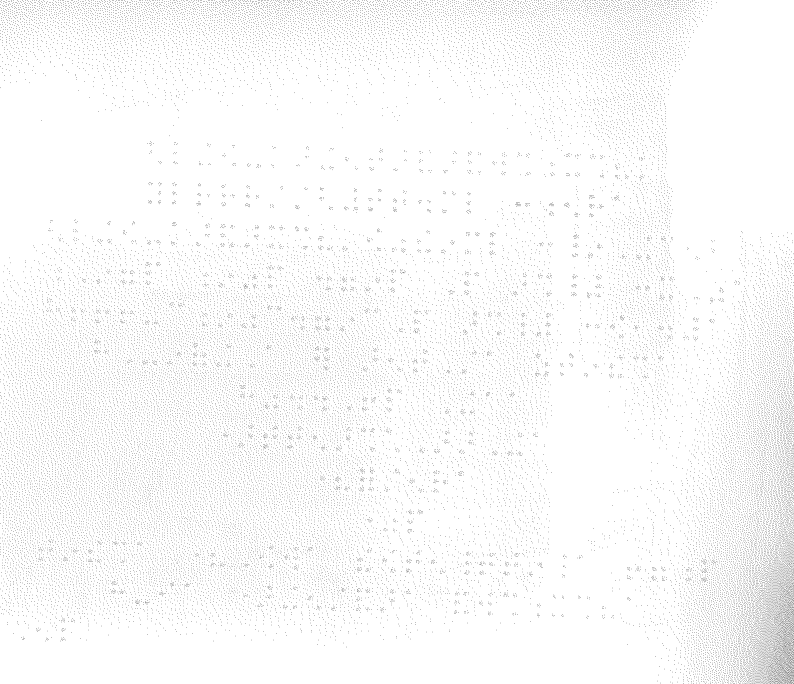
%> input picture Axel/Hough/braille2.png, 794 x 684 px
$ octave cercles2.m   (GNU Octave 9; MATLAB toolbox functions it lacks are replaced by stand-ins)
%> lines starting %> are read from the running program, lines starting %| are printed output that depends on the picture; in (x1, y1, x2, y2) boxes, pixels count from 0 and x2, y2 are one past the last pixel; in counts of white or black regions, pixels touching at a corner belong together; the program's own positions count from 1
clear all; close all; clc;

%%Récupération de l'image
I = im2double(imread('braille2.png'));
%> I: size 684x794x3 double; min 0.498, max 1, mean 0.979
I_rgb = rgb2gray(I);


%%Debruitage
filtre = fspecial('gaussian',[50,50],0.1);
I_filtre = (1-imfilter(I_rgb,filtre)).*255;
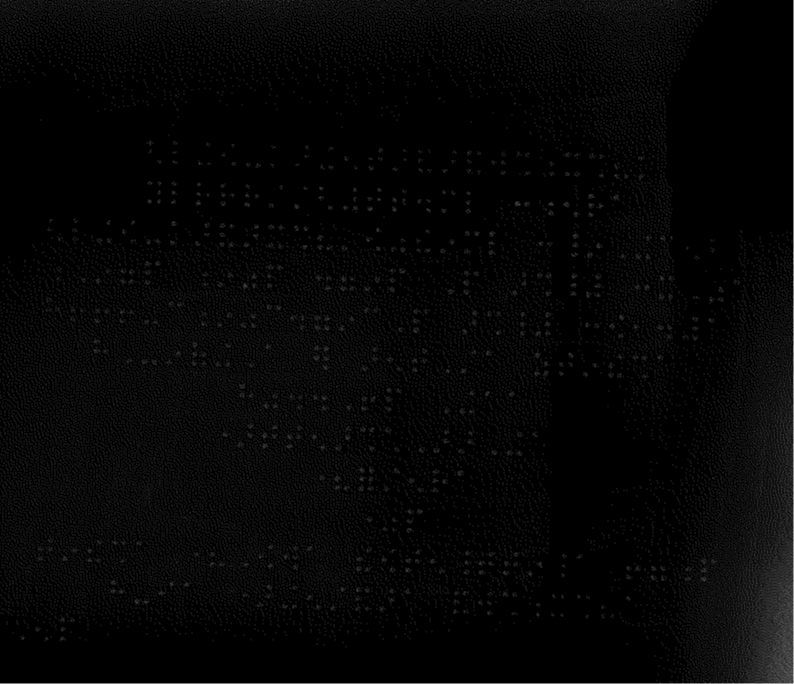
%> I_filtre: size 684x794 double; min 0, max 217, mean 5.8
%Seuillage
I_seuil1 = (I_filtre>17).*I_filtre;
I_seuil2 = (I_seuil1>18).*255;
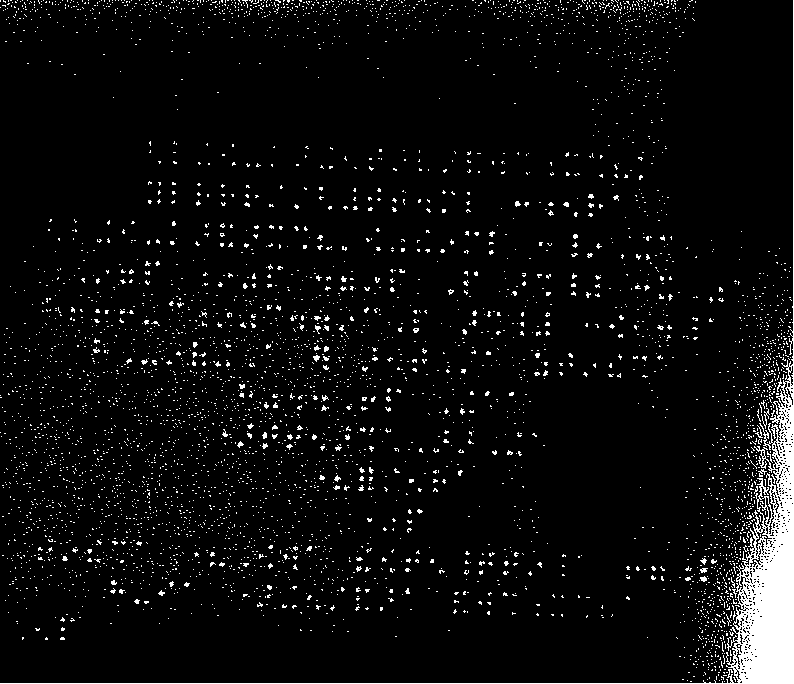
%> I_seuil2: size 684x794 double; 4.9% white; 4814 white regions (4759 under 20 px), largest, box (x1, y1, x2, y2) and area: (0, 0, 794, 684) 11884, (761, 408, 770, 429) 49, (758, 469, 767, 477) 30
%Morphologie mathématique
S = [0 0 0; 0 1 0; 0 1 0];
I_ouv1 = imopen(I_seuil2,S);
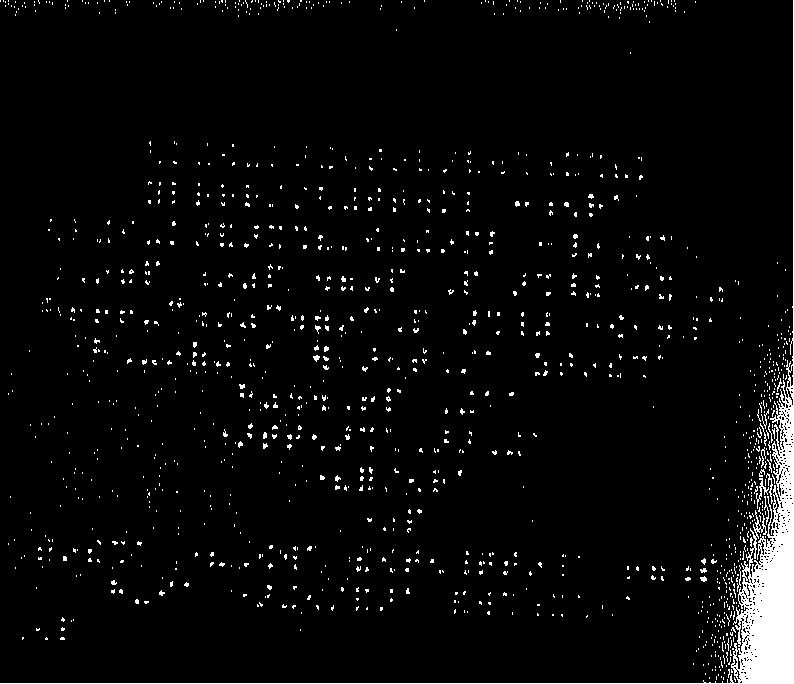
%> I_ouv1: size 684x794 double; 3.8% white; 1414 white regions (1372 under 20 px), largest, box (x1, y1, x2, y2) and area: (0, 0, 794, 684) 10933, (756, 478, 769, 509) 96, (766, 473, 773, 504) 62
S2 = [1,1];
I_ouv2 = imopen(I_ouv1,S2);
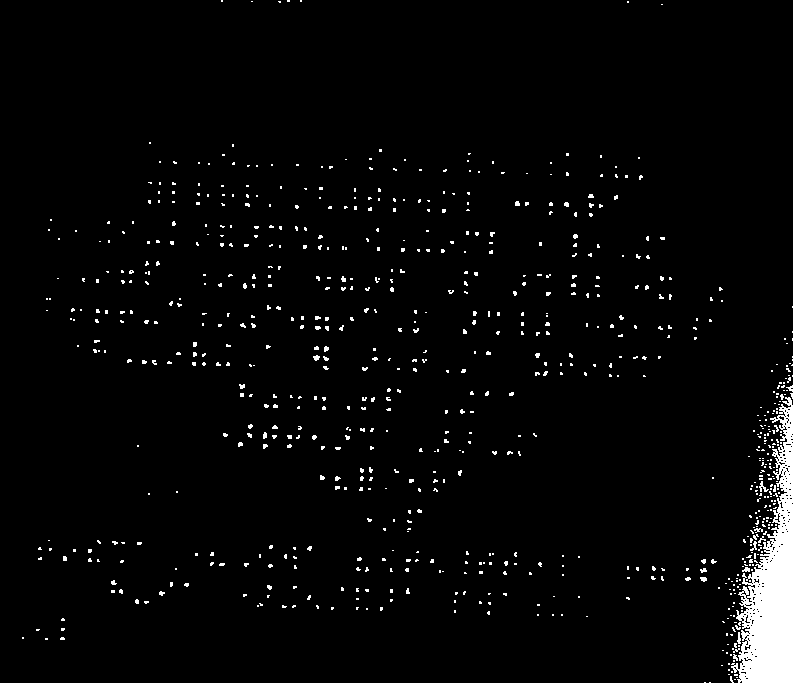
%> I_ouv2: size 684x794 double; 3.1% white; 788 white regions (762 under 20 px), largest, box (x1, y1, x2, y2) and area: (0, 0, 794, 684) 9874, (759, 481, 769, 492) 44, (750, 541, 757, 551) 31
I_dil = imdilate(I_ouv2,ones(4));
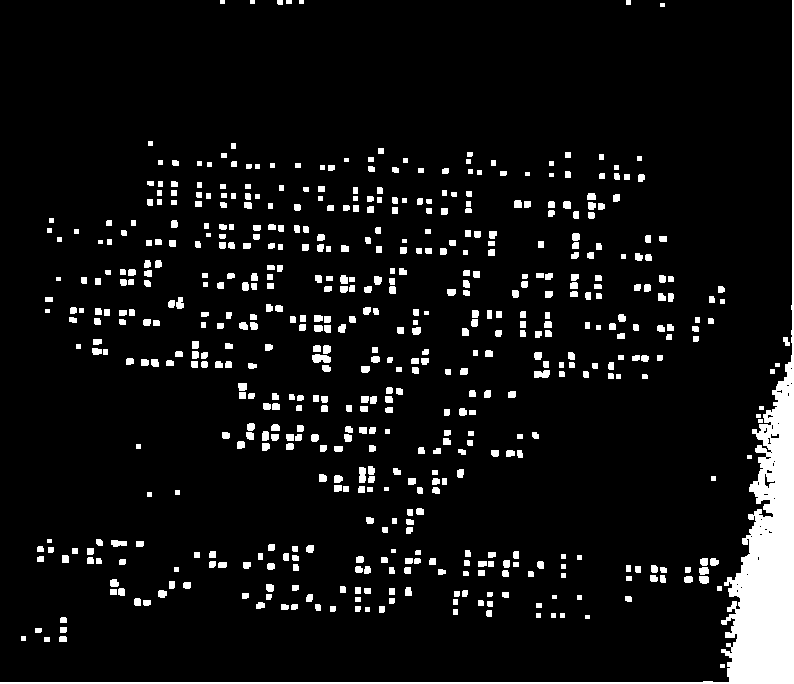
%> I_dil: size 684x794 double; 7.3% white; 567 white regions, largest, box (x1, y1, x2, y2) and area: (0, 0, 794, 684) 16279, (312, 354, 331, 363) 137, (534, 370, 550, 378) 108


%%On trouve les cercles avec la tranformée de Hough
[c1,r1] = imfindcircles(I_dil,[1 40]);
%> c1 = 566 rows, first 12: [162.8 594.5; 622.4 318.6; 315.4 438.4; 310.6 549.6; 115 583.9; 298 208; 516.1 294.5; 226.5 436.1; 271.5 567; 138.4 602.7; 187.8 585.8; 463.5 412.5]; r1 = 566 values, max 9.85 at index 563, min 1.09 at index 566, mean 3.27

%%Affichage
figure(8)
hold on;
imshow(I);
viscircles(c1,max(r1)*ones(size(r1))-2,'EdgeColor','b');
sgtitle('Image d''origine et mise en évidence des points')
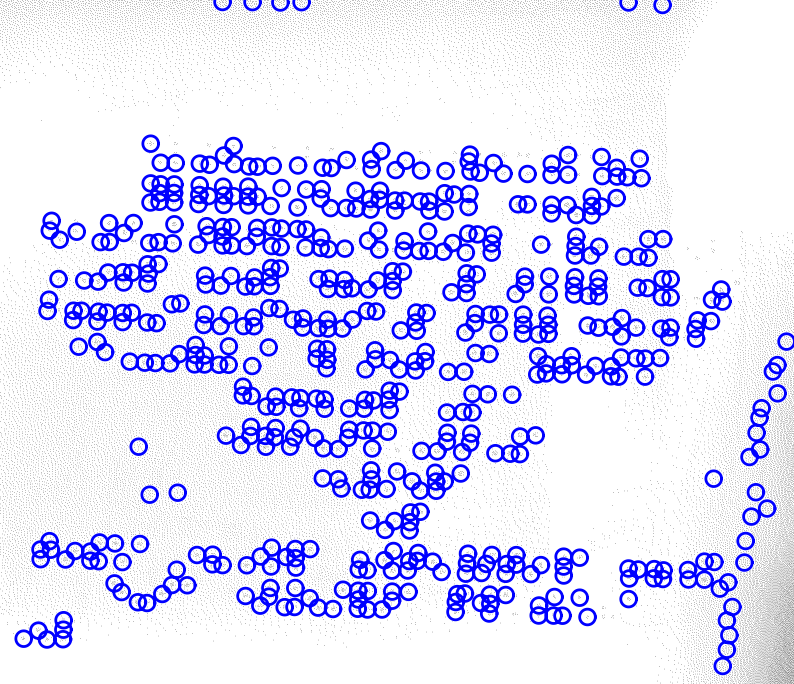
%> figure redrawn from the program's plot data

$ run again, with Axel/Hough/braille1.png copied over Axel/Hough/braille2.png
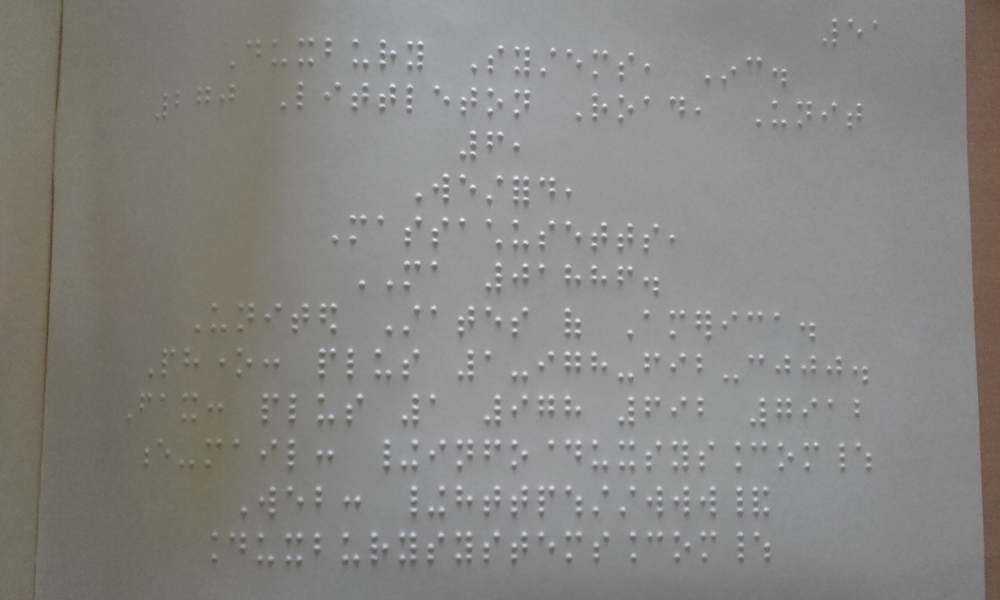
%> input picture Axel/Hough/braille1.png, 1000 x 600 px, shrunk from 2560 x 1536 before the run
%> `I_filtre = (1-imfilter(I_rgb,filtre)).*255;`:
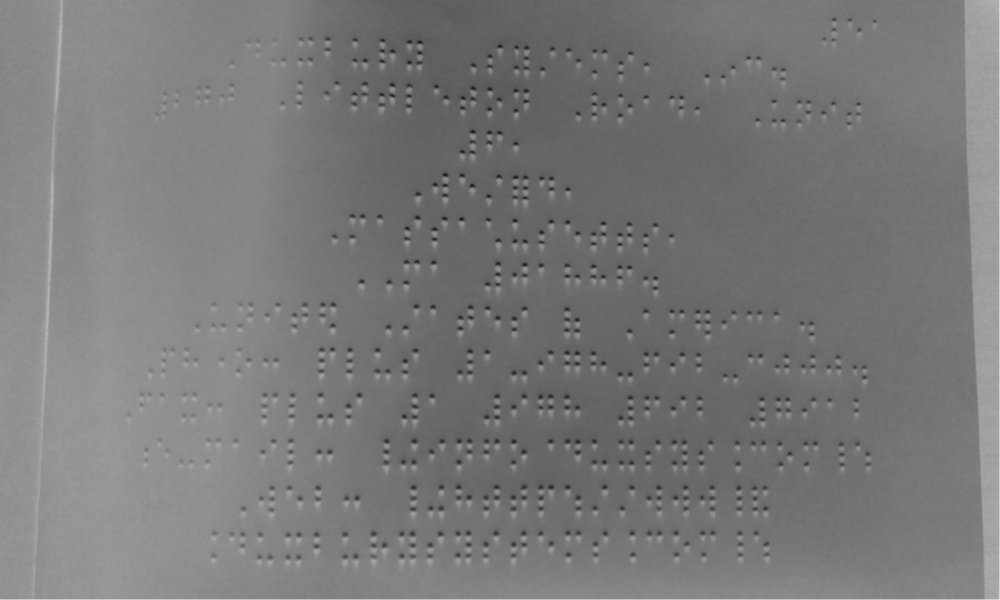
%> I_filtre: size 600x1000 double; min 22.98, max 233.6, mean 121.5
%> I_seuil2: size 600x1000 double; every value is 255
%> c1 = [500.5 300.5]; r1 = 1
%> `sgtitle('Image d''origine et mise en évidence des points')`:
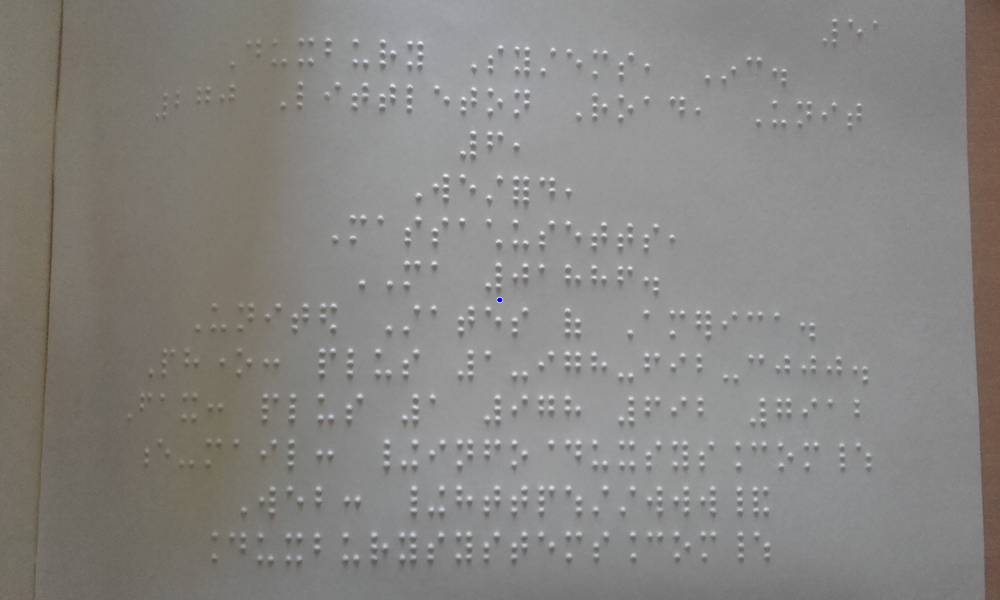
%> figure redrawn from the program's plot data
